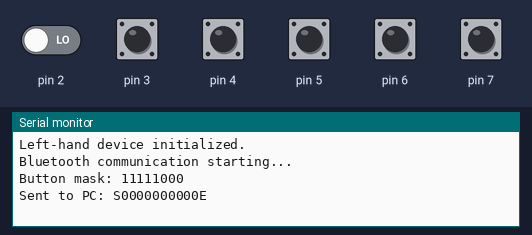
Bench run of a sketch on a simulated Arduino Uno, built with avr-gcc and run on an emulated ATmega328P. Shown: the last lines printed to the serial monitor. The test bench sets the inputs (shaded band); at power-on: pin 3–7 HIGH, pin 2 LOW.

Above: at 1.2 s.
1.3 s: pin 3 pulled LOW for 0.15 s
At 2.6 s:
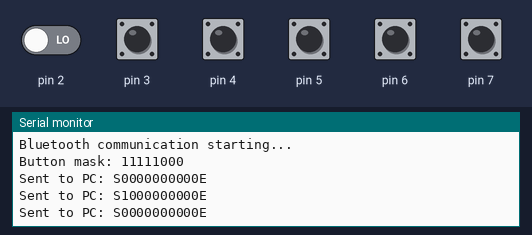
2.9 s: pin 4 pulled LOW for 0.15 s
At 4.0 s:
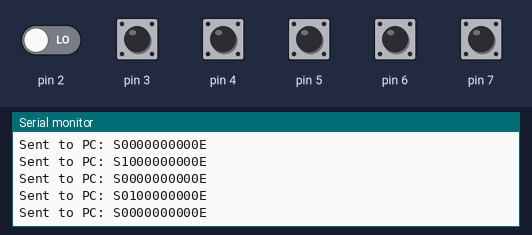
4.5 s: pin 5 pulled LOW for 0.15 s
At 5.2 s:
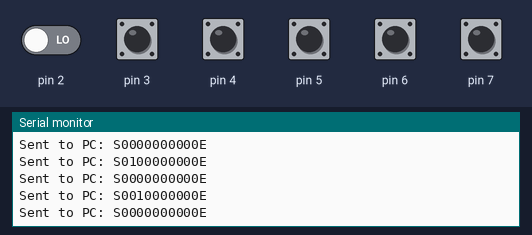
6.1 s: pin 6 pulled LOW for 0.15 s
At 7.4 s:
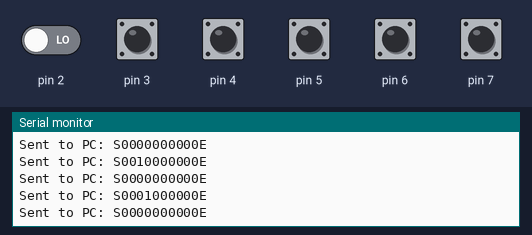
7.7 s: pin 7 pulled LOW for 0.15 s
At 8.8 s:
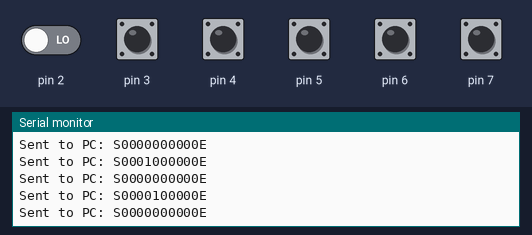
Timing chart, 0 to 10.3 s (numbered marks = the images above; inputs shaded):
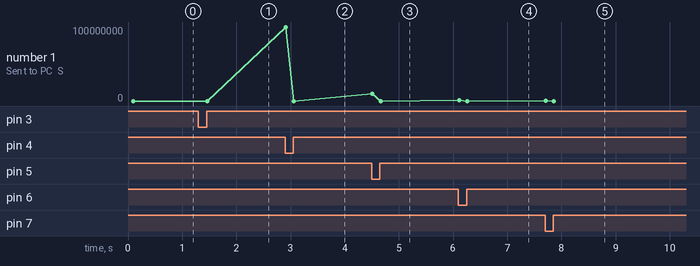

The sketch:

Type_It_Left_Hand_Slave_Optimized.ino
```cpp
// Debug Macro Setup
#define DEBUG 1 // Set to 0 to disable debugging

#if DEBUG
  #define DEBUG_PRINT(...) Serial.print(__VA_ARGS__)
  #define DEBUG_PRINTLN(...) Serial.println(__VA_ARGS__)
#else
  #define DEBUG_PRINT(...)   // No operation
  #define DEBUG_PRINTLN(...) // No operation
#endif

#include <SoftwareSerial.h>

// Define register addresses for faster digital reads
#define BUTTON_PORT PORTD
#define BUTTON_DDR  DDRD
#define BUTTON_PIN  PIND
#define BUTTON_MASK 0b11111000  // Pins 3-7 mask

// Configuration constants
// const uint8_t SYNC_DELAY = 80;     // Synchronization delay in ms
// const uint8_t DEBOUNCE_DELAY = 5; // Debounce time in ms
const uint8_t SYNC_DELAY = 0;     // Synchronization delay in ms
const uint8_t DEBOUNCE_DELAY = 10; // Debounce time in ms
const uint8_t COMBINATION_WINDOW = 20;  // Window to combine keypresses in ms

// SoftwareSerial for communication
SoftwareSerial BTSerialRight(8, 9);   // RX, TX for right-hand device
SoftwareSerial BTSerialPC(10, 11);    // RX, TX for PC

// Variables for state tracking
uint8_t currentState = 0;  // Current left-hand button state
uint8_t prevState = 0;     // Previous left-hand button state
unsigned long lastDebounceTime = 0;  // Last debounce time
unsigned long lastSyncTime = 0;      // Last synchronization time
bool stateChanged = false;           // Flag for button state changes

char rightHandData[5] = {'0', '0', '0', '0', '0'}; // Data from the right-hand device
char lastSentData[12] = {0};         // Last sent data to avoid redundant sends
unsigned long lastDebugPrint = 0;    // Timer for periodic debug printing

// Packet processing variables
char incomingBuffer[7];
uint8_t bufferIndex = 0;
bool receivingPacket = false;
bool rightHandDataReceived = false;

void setup() {
  #if DEBUG
    Serial.begin(9600);
    while (!Serial) {
      ; // Wait for serial port to connect
    }
  #endif

  // Initialize SoftwareSerial ports
  BTSerialRight.begin(9600);
  BTSerialPC.begin(9600);

  // Set BTSerialRight to listen
  BTSerialRight.listen();

  // Configure pins 3-7 as inputs with pull-up
  BUTTON_DDR &= ~BUTTON_MASK;  // Set as inputs
  BUTTON_PORT |= BUTTON_MASK;  // Enable pull-up resistors

  DEBUG_PRINTLN(F("Left-hand device initialized."));
  DEBUG_PRINTLN(F("Bluetooth communication starting..."));
  DEBUG_PRINT(F("Button mask: "));
  DEBUG_PRINTLN(BUTTON_MASK, BIN);
}

void loop() {
  // Read raw button state
  uint8_t rawRead = BUTTON_PIN;

  // Mask pins 3-7 and shift to get 5-bit value
  uint8_t maskedState = (rawRead & BUTTON_MASK) >> 3;

  // Debounce logic
  unsigned long currentTime = millis();
  if (maskedState != prevState) {
    if (currentTime - lastDebounceTime > DEBOUNCE_DELAY) {
      lastDebounceTime = currentTime;
      currentState = maskedState;
      stateChanged = true;
    }
  }

  prevState = maskedState;

  // Process right-hand device data with a larger window
  while (BTSerialRight.available() > 0) {
    char inByte = BTSerialRight.read();
    processRightHandData(inByte);
  }

  // Send combined data if either state changed or received right hand data
  // Use a combination window to catch near-simultaneous presses
  static unsigned long lastStateChangeTime = 0;
  if (stateChanged) {
    lastStateChangeTime = currentTime;
  }

  if ((stateChanged || rightHandDataReceived) &&
      (currentTime - lastStateChangeTime <= COMBINATION_WINDOW)) {
    sendCombinedData();
    rightHandDataReceived = false;
    stateChanged = false;
  }
}

void processRightHandData(char incomingByte) {
  if (!receivingPacket && incomingByte == 'S') {
    bufferIndex = 0;
    incomingBuffer[bufferIndex++] = incomingByte;
    receivingPacket = true;
    return;
  }

  if (!receivingPacket) return;

  incomingBuffer[bufferIndex++] = incomingByte;

  if (bufferIndex == 7) {
    if (incomingBuffer[0] == 'S' && incomingBuffer[6] == 'E') {
      memcpy(rightHandData, &incomingBuffer[1], 5);
      rightHandDataReceived = true;
    }
    receivingPacket = false;
    bufferIndex = 0;
  }
}

void sendCombinedData() {
  char combinedData[12];
  combinedData[0] = 'S';

  // Convert port reading to individual button states for left hand
  for (uint8_t i = 0; i < 5; i++) {
    combinedData[i + 1] = ((currentState & (1 << i)) == 0) ? '1' : '0';
  }

  // Add right-hand data
  memcpy(&combinedData[6], rightHandData, 5);
  combinedData[11] = 'E';

  // Send only if data has changed
  if (memcmp(combinedData, lastSentData, 12) != 0) {
    BTSerialPC.write(combinedData, 12);
    memcpy(lastSentData, combinedData, 12);

    DEBUG_PRINT(F("Sent to PC: "));
    for (uint8_t i = 0; i < 12; i++) {
      DEBUG_PRINT(combinedData[i]);
    }
    DEBUG_PRINTLN();
  }
}
```

Measured:
- after the input at 1.3 s, the serial monitor: prints a new line at once (image 1)
- after the input at 2.9 s, the serial monitor: prints a new line at once (image 2)
- after the input at 4.5 s, the serial monitor: prints a new line at once (image 3)
- after the input at 6.1 s, the serial monitor: prints a new line at once (image 4)
- after the input at 7.7 s, the serial monitor: prints a new line at once (image 5)
